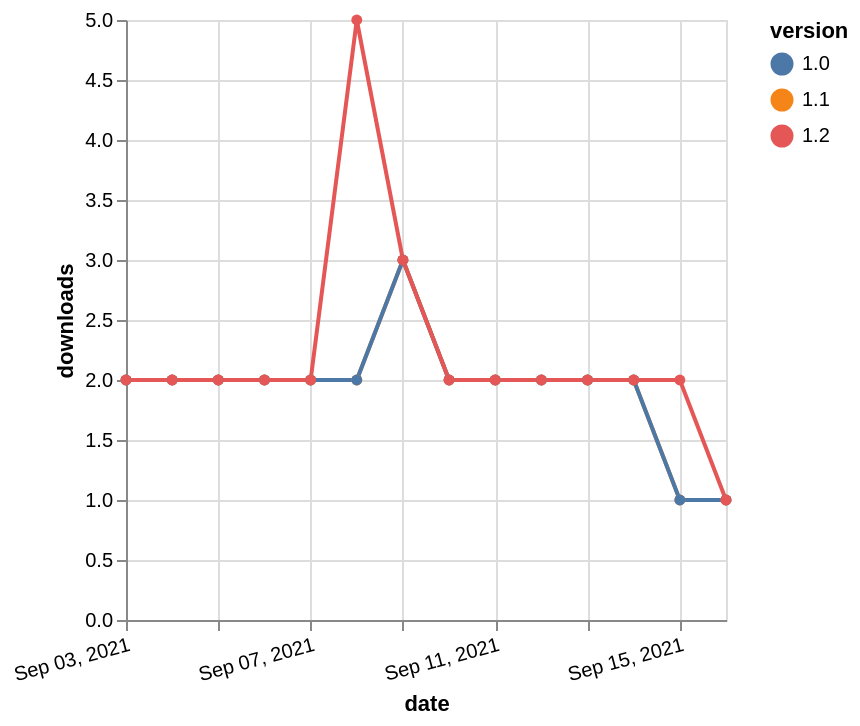

The specification (Vega-Lite) saved for this image:
### Vega-Lite specification from a JSON file in a GitHub repository (floating-point values rounded to 4 significant figures)
{"$schema": "https://vega.github.io/schema/vega-lite/v5.json", "description": "A simple bar chart with embedded data.", "data": {"values": [{"date": "2021-09-03", "total": 2449, "delta": 2, "version": "1.1"}, {"date": "2021-09-04", "total": 2451, "delta": 2, "version": "1.1"}, {"date": "2021-09-05", "total": 2453, "delta": 2, "version": "1.1"}, {"date": "2021-09-06", "total": 2455, "delta": 2, "version": "1.1"}, {"date": "2021-09-07", "total": 2457, "delta": 2, "version": "1.1"}, {"date": "2021-09-08", "total": 2459, "delta": 2, "version": "1.1"}, {"date": "2021-09-09", "total": 2462, "delta": 3, "version": "1.1"}, {"date": "2021-09-10", "total": 2464, "delta": 2, "version": "1.1"}, {"date": "2021-09-11", "total": 2466, "delta": 2, "version": "1.1"}, {"date": "2021-09-12", "total": 2468, "delta": 2, "version": "1.1"}, {"date": "2021-09-13", "total": 2470, "delta": 2, "version": "1.1"}, {"date": "2021-09-14", "total": 2472, "delta": 2, "version": "1.1"}, {"date": "2021-09-15", "total": 2473, "delta": 1, "version": "1.1"}, {"date": "2021-09-16", "total": 2474, "delta": 1, "version": "1.1"}, {"date": "2021-09-03", "total": 2454, "delta": 2, "version": "1.0"}, {"date": "2021-09-04", "total": 2456, "delta": 2, "version": "1.0"}, {"date": "2021-09-05", "total": 2458, "delta": 2, "version": "1.0"}, {"date": "2021-09-06", "total": 2460, "delta": 2, "version": "1.0"}, {"date": "2021-09-07", "total": 2462, "delta": 2, "version": "1.0"}, {"date": "2021-09-08", "total": 2464, "delta": 2, "version": "1.0"}, {"date": "2021-09-09", "total": 2467, "delta": 3, "version": "1.0"}, {"date": "2021-09-10", "total": 2469, "delta": 2, "version": "1.0"}, {"date": "2021-09-11", "total": 2471, "delta": 2, "version": "1.0"}, {"date": "2021-09-12", "total": 2473, "delta": 2, "version": "1.0"}, {"date": "2021-09-13", "total": 2475, "delta": 2, "version": "1.0"}, {"date": "2021-09-14", "total": 2477, "delta": 2, "version": "1.0"}, {"date": "2021-09-15", "total": 2478, "delta": 1, "version": "1.0"}, {"date": "2021-09-16", "total": 2479, "delta": 1, "version": "1.0"}, {"date": "2021-09-03", "total": 3069, "delta": 2, "version": "1.2"}, {"date": "2021-09-04", "total": 3071, "delta": 2, "version": "1.2"}, {"date": "2021-09-05", "total": 3073, "delta": 2, "version": "1.2"}, {"date": "2021-09-06", "total": 3075, "delta": 2, "version": "1.2"}, {"date": "2021-09-07", "total": 3077, "delta": 2, "version": "1.2"}, {"date": "2021-09-08", "total": 3082, "delta": 5, "version": "1.2"}, {"date": "2021-09-09", "total": 3085, "delta": 3, "version": "1.2"}, {"date": "2021-09-10", "total": 3087, "delta": 2, "version": "1.2"}, {"date": "2021-09-11", "total": 3089, "delta": 2, "version": "1.2"}, {"date": "2021-09-12", "total": 3091, "delta": 2, "version": "1.2"}, {"date": "2021-09-13", "total": 3093, "delta": 2, "version": "1.2"}, {"date": "2021-09-14", "total": 3095, "delta": 2, "version": "1.2"}, {"date": "2021-09-15", "total": 3097, "delta": 2, "version": "1.2"}, {"date": "2021-09-16", "total": 3098, "delta": 1, "version": "1.2"}]}, "width": "container", "mark": {"type": "line", "point": {"filled": true}}, "encoding": {"x": {"field": "date", "type": "temporal", "timeUnit": "yearmonthdate", "title": "date", "axis": {"labelAngle": -15}}, "y": {"field": "delta", "type": "quantitative", "title": "downloads"}, "color": {"field": "version", "type": "nominal"}, "tooltip": {"field": "delta"}}}
